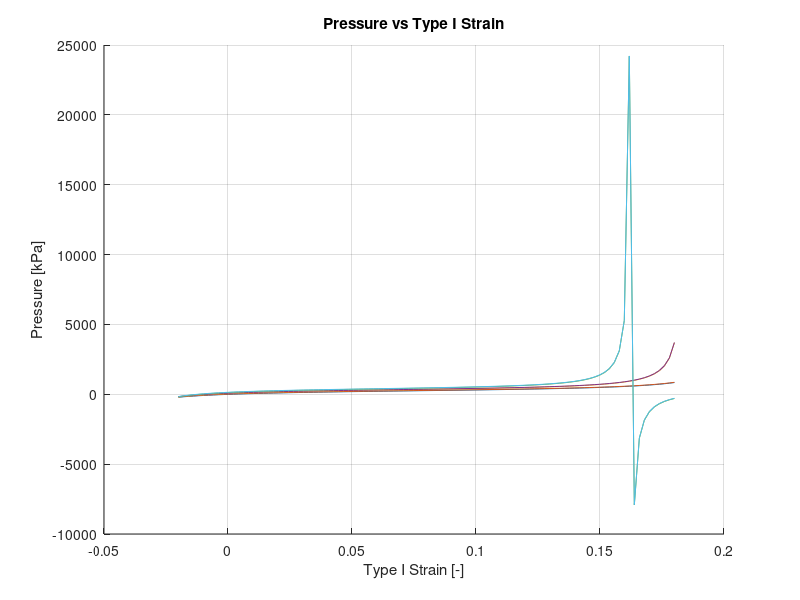

Here is the MATLAB script that generated this plot:
%% BPA Pressure Computation

%Clear Everything
clear
close all
clc

%% Define the BPA Pressure Model.

%Define the model constants.
c0 = 254.3e3;                       % [Pa] Model Parameter 0
c1 = 192e3;                         % [Pa] Model Parameter 1
c2 = 2.0265;                        % [-] Model Parameter 2
c3 = -0.461;                        % [-] Model Parameter 3
c4 = -0.331e-3;                     % [1/N] Model Parameter 4
c5 = 1.23e3;                        % [Pa/N] Model Parameter 5
c6 = 15.6e3;                        % [Pa] Model Parameter 6

%Define the maximum and minimum actuator length.
Lmax = 18.9e-2;                       %[m] Maximum actuator length (the length of the actuator at P = 0 kPa).
Lmin = 15.75e-2;                      %[m] Minimum actuator length (the length of the actuator at P = Pmax = 90 psi ~= 620 kpa).

%Define the maximum strain of the BPA (Same for both views of strain).
gmax = (Lmax - Lmin)/Lmax;

%% Plot the Pressure vs Type I Strain.

%Define the Type I strain.
gs = linspace(-0.02, 0.18, 100);

%Define the extension and contraction factor.
Ss = [0 1];

%Define the applied force values.
% Fs = [0 53.378659539010805e3 106.75731907802161e3];                 %[mN] Force applied to muscle.
% Fs = 0;
Fs = [0 12 24];
% Fs = (4.4482216282509*1000)*Fs;
Fs = 4.4482216282509*Fs;

%Create a plot to store the pressure values.
figure, hold on, grid on, xlabel('Type I Strain [-]'), ylabel('Pressure [kPa]'), title('Pressure vs Type I Strain')

%Compute the associated pressures.
for k1 = 1:length(Fs)                                                                               %Iterate through all of the applied forces...
    for k2 = 1:length(Ss)                                                                           %Iterate through all of the extension/contraction factors...
        
        %Compute the pressure.
        ps = c0 + c1*tan( c2*( gs/(c4*Fs(k1) + gmax) + c3 ) ) + c5*Fs(k1) + c6*Ss(k2);

        %Plot the pressure.
%         plot(gs, ps)
        plot(gs, ps*10^-3)
        
    end
end
